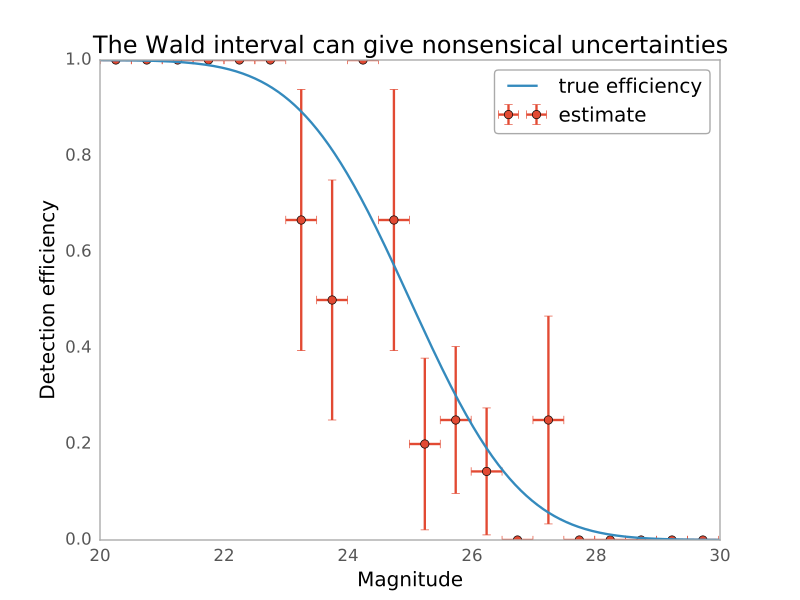

Recreate this plot in Python.
import numpy as np
from scipy.special import erf
from scipy.stats.distributions import binom
import matplotlib.pyplot as plt
from astropy.stats import binned_binom_proportion
def true_efficiency(x):
    return 0.5 - 0.5 * erf((x - 25.) / 2.)
np.random.seed(400)
mag = 20. + 10. * np.random.rand(100)
np.random.seed(600)
detected = binom.rvs(1, true_efficiency(mag))
bins, binshw, p, perr = binned_binom_proportion(mag, detected, bins=20,
                                                interval='wald')
plt.errorbar(bins, p, xerr=binshw, yerr=perr, ls='none', marker='o',
             label='estimate')
X = np.linspace(20., 30., 1000)
plt.plot(X, true_efficiency(X), label='true efficiency')
plt.ylim(0., 1.)
plt.title('The Wald interval can give nonsensical uncertainties')
plt.xlabel('Magnitude')
plt.ylabel('Detection efficiency')
plt.legend()
plt.show()
